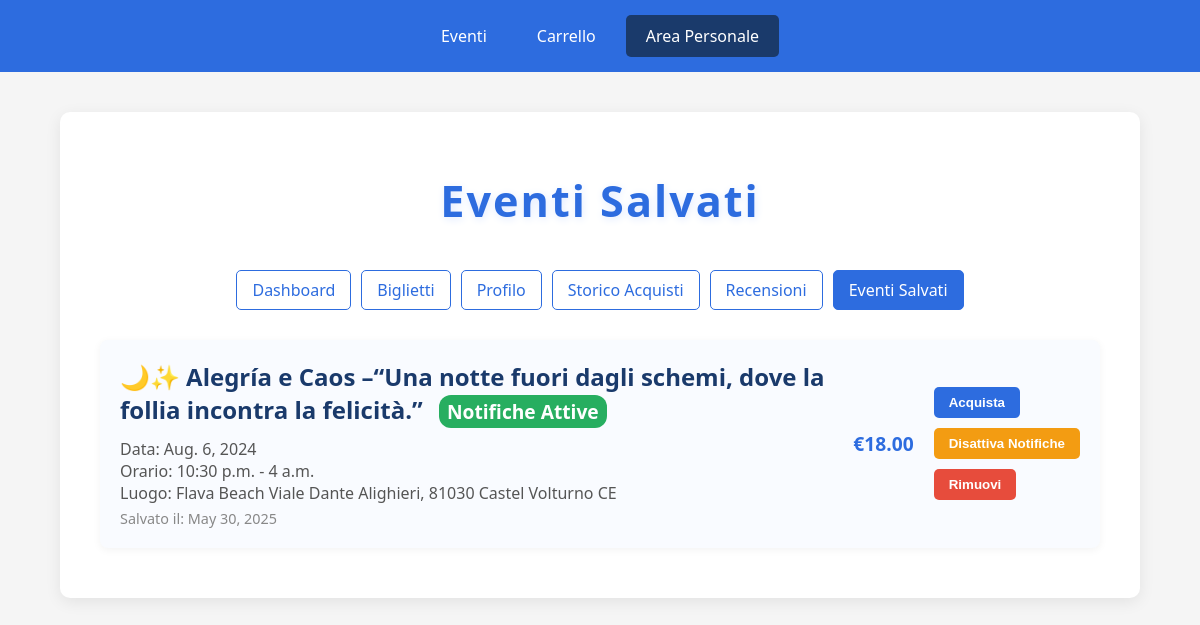
The app's page /area-personale/eventi-salvati/ (signed in) with its own data.
### Event_Hub/models.py (models this page shows)
class EventoSalvato(models.Model):
    id = models.AutoField(primary_key=True)
    utente = models.ForeignKey(Utente, on_delete=models.CASCADE)
    evento = models.ForeignKey(Evento, on_delete=models.CASCADE)
    data_salvataggio = models.DateField(auto_now_add=True)
    notifiche_attive = models.BooleanField(default=True)
    class Meta:
        unique_together = ('utente', 'evento')  # Un utente può salvare un evento una sola volta

class Evento(models.Model):
    nome = models.CharField(max_length=100, primary_key=True)
    data = models.DateField()
    ora_inizio = models.TimeField()
    ora_fine = models.TimeField()
    luogo = models.CharField(max_length=100)
    descrizione = models.TextField()
    organizzatore = models.ForeignKey(Organizzatore, on_delete=models.CASCADE)
    biglietti_disponibili = models.IntegerField()
    prezzo = models.DecimalField(max_digits=10, decimal_places=2, default=0.00)

### Event_Hub/views.py (the view, shortened to what this page needs)
# urls.py: path('area-personale/eventi-salvati/', eventi_salvati, name='eventi_salvati'),
def eventi_salvati(request):
    utente_email = request.session.get('utente_email')
    if not utente_email:
        return redirect('login')
    try:
        utente = Utente.objects.get(email=utente_email)
        saved_events = EventoSalvato.objects.filter(utente=utente).select_related('evento').order_by('-data_salvataggio')
        today = timezone.now().date()
        context = {
            'utente': utente,
            'eventi_salvati': saved_events,
            'today': today
        }
        return render(request, 'eventi_salvati.html', context)
    except Utente.DoesNotExist:
        return redirect('login')

### templates/eventi_salvati.html (shortened to what this page needs)
<!DOCTYPE html>
<html lang="it">
<head>
</head>
<body>
    <div class="nav-menu">
        <a href="{% url 'eventi' %}">Eventi</a>
        <a href="{% url 'carrello' %}">Carrello</a>
        <a href="{% url 'area_personale' %}" class="active">Area Personale</a>
    </div>
    <div class="container">
        <h1>Eventi Salvati</h1>
        <div class="sub-nav">
            <a href="{% url 'area_personale' %}">Dashboard</a>
            <a href="{% url 'biglietti' %}">Biglietti</a>
            <a href="{% url 'profilo' %}">Profilo</a>
            <a href="{% url 'storico_acquisti' %}">Storico Acquisti</a>
            <a href="{% url 'recensioni' %}">Recensioni</a>
            <a href="{% url 'eventi_salvati' %}" class="active">Eventi Salvati</a>
        </div>
        <div class="saved-events-list">
            {% if eventi_salvati %}
                {% for evento_salvato in eventi_salvati %}
                    <div class="event-card">
                        <div class="event-info">
                            <div class="event-title">
                                {{ evento_salvato.evento.nome }}
                                <span class="notification-badge {% if evento_salvato.notifiche_attive %}notification-active{% else %}notification-inactive{% endif %}">
                                    Notifiche {% if evento_salvato.notifiche_attive %}Attive{% else %}Disattivate{% endif %}
                                </span>
                            </div>
                            <div class="event-details">
                                Data: {{ evento_salvato.evento.data }}<br>
                                Orario: {{ evento_salvato.evento.ora_inizio }} - {{ evento_salvato.evento.ora_fine }}<br>
                                Luogo: {{ evento_salvato.evento.luogo }}
                            </div>
                            <div class="event-date">
                                Salvato il: {{ evento_salvato.data_salvataggio }}
                            </div>
                        </div>
                        <div class="event-price">
                            €{{ evento_salvato.evento.prezzo|floatformat:2 }}
                        </div>
                        <div class="event-actions">
                            <form action="{% url 'aggiungi_al_carrello' %}" method="post">
                                <button type="submit" class="event-button button-primary">Acquista</button>
                            </form>
                            <form action="{% url 'eventi_salvati' %}" method="post">
                                <button type="submit" class="event-button button-warning">
                                    {% if evento_salvato.notifiche_attive %}Disattiva{% else %}Attiva{% endif %} Notifiche
                                </button>
                            </form>
                            <form action="{% url 'eventi_salvati' %}" method="post">
                                <button type="submit" class="event-button button-danger">Rimuovi</button>
                            </form>
                        </div>
                    </div>
                {% endfor %}
            {% else %}
                <div class="empty-state">
                    Non hai ancora salvato eventi. <a href="{% url 'eventi' %}">Esplora gli eventi disponibili</a> e salva quelli che ti interessano.
                </div>
            {% endif %}
        </div>
    </div>
</body>
</html>

### templates/eventi_salvati.html (style rules this page uses)
body { font-family: 'Segoe UI', Tahoma, Geneva, Verdana, sans-serif; background: #f5f5f5; margin: 0; padding: 0; }
.container { max-width: 1000px; margin: 40px auto; background: #fff; border-radius: 10px; box-shadow: 0 4px 16px rgba(0,0,0,0.08); padding: 30px 40px; }
h1 { text-align: center; color: #2d6cdf; font-size: 2.7em; margin-bottom: 40px; letter-spacing: 2px; text-shadow: 1px 2px 8px #e0eaff; }
.nav-menu { display: flex; justify-content: center; background-color: #2d6cdf; padding: 15px 0; margin-bottom: 30px; }
.nav-menu a { color: white; text-decoration: none; padding: 10px 20px; margin: 0 5px; border-radius: 5px; transition: background-color 0.2s; }
.nav-menu a:hover, .nav-menu a.active { background-color: #1a3a6b; }
.sub-nav { display: flex; justify-content: center; margin-bottom: 30px; }
.sub-nav a { color: #2d6cdf; text-decoration: none; padding: 8px 15px; margin: 0 5px; border-radius: 5px; transition: background-color 0.2s; border: 1px solid #2d6cdf; }
.sub-nav a:hover, .sub-nav a.active { background-color: #2d6cdf; color: white; }
.saved-events-list { margin-top: 30px; }
.event-card { background: #f9fbff; border-radius: 8px; padding: 20px; box-shadow: 0 2px 8px rgba(0,0,0,0.05); margin-bottom: 20px; display: flex; justify-content: space-between; align-items: center; }
.event-info { flex: 1; }
.event-title { font-size: 1.5em; font-weight: bold; color: #1a3a6b; margin-bottom: 10px; }
.event-details { color: #555; margin-bottom: 5px; }
.event-date { color: #888; font-size: 0.9em; }
.event-price { font-size: 1.2em; font-weight: bold; color: #2d6cdf; text-align: right; margin-left: 20px; }
.event-actions { display: flex; flex-direction: column; gap: 10px; margin-left: 20px; }
.event-button { display: inline-block; padding: 8px 15px; border-radius: 5px; text-decoration: none; font-weight: bold; cursor: pointer; border: none; text-align: center; }
.button-primary { background-color: #2d6cdf; color: white; }
.button-danger { background-color: #e74c3c; color: white; }
.button-warning { background-color: #f39c12; color: white; }
.notification-badge { display: inline-block; padding: 3px 8px; border-radius: 12px; font-size: 0.8em; font-weight: bold; color: white; margin-left: 10px; }
.notification-active { background-color: #27ae60; }

### records on screen
EventoSalvato: evento.nome "🌙✨ Alegría e Caos –“Una notte fuori dagli schemi, dove la follia incontra la felicità.”", notifiche_attive "Attive", evento.data "Aug. 6, 2024", evento.ora_inizio "10:30 p.m.", evento.ora_fine "4 a.m.", evento.luogo "Flava Beach Viale Dante Alighieri, 81030 Castel Volturno CE", data_salvataggio "May 30, 2025", evento.prezzo "18.00"
